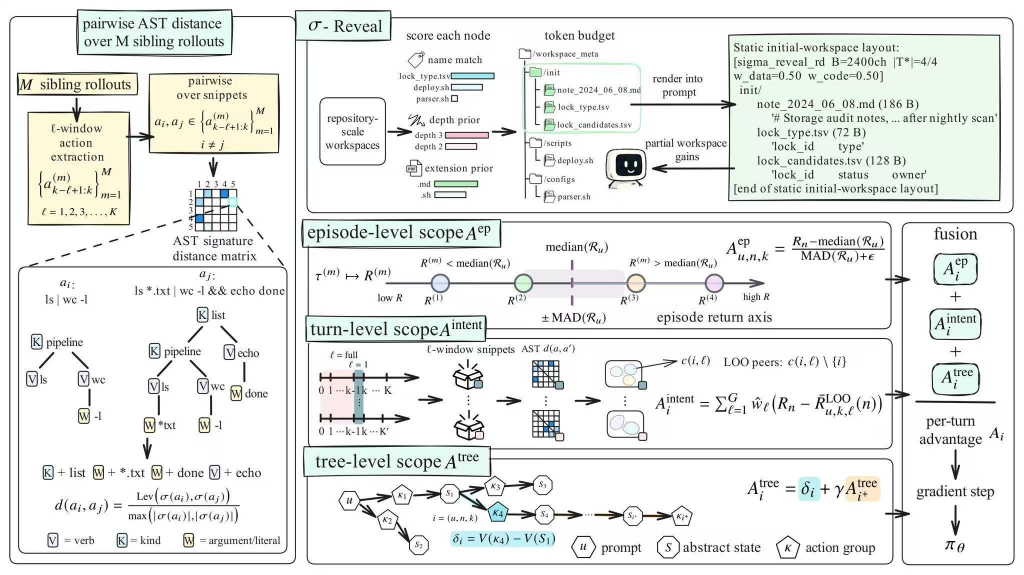
#> input picture assets/examples/ast-reveal/source.jpg, 2048 x 1149 px, given in place of source.png, which was not available (shown at 1/2 size)
$ python probe_palette.py source.png
#> lines starting #> are read from the running program, lines starting #| are printed output that depends on the picture; pictures that were not available may be replaced by others from this repository, and a replacement may not be noted
#> in main, image is the input picture: PIL image 2048x1149 RGB; mean R, G, B 234.1, 236, 233.7
#!/usr/bin/env python3
"""Pick safe chroma-key colors for regenerating assets from a source figure.

Two safety checks, matching what chroma_key.py actually removes:

1. Whole-image Euclidean check (always): the chosen color must be far from
   every color that appears in the source image (or in the given regions), so
   the alpha ramp cannot eat real content. Candidates are the classic screen
   colors; the one with the largest minimum distance wins.
2. Per-element hue-collision check (with --boxes): chroma_key.py also removes
   or desaturates any pixel whose *hue direction* matches the key (its global
   hue sweep uses cosine > 0.90), so an element whose own dominant color sits
   on the key's hue axis is silently damaged even when it is Euclidean-far
   from the key. This check finds those elements and plans the minimum number
   of sheets so no element shares a hue with its sheet's key.

`safe: true` from the whole-image check alone only guarantees background
separability. For regeneration sheets, always run with --boxes before the
first generation call.

Usage:
  python scripts/probe_palette.py source.png
  python scripts/probe_palette.py source.png --out figure-task/work/chroma_probe.json
  python scripts/probe_palette.py source.png --region 120,80,300,180 --region 500,40,200,200
  python scripts/probe_palette.py source.png --boxes icon_boxes.json --out sheet_plan.json
"""
from __future__ import annotations

import argparse
import json
from pathlib import Path
from typing import Any, Dict, List, Tuple

import numpy as np
from PIL import Image

CANDIDATES = {
    "green": (0, 255, 0),
    "magenta": (255, 0, 255),
    "cyan": (0, 255, 255),
    "purple": (128, 0, 255),
}

# Pixels closer than this to a candidate count as "collisions" that keying
# would misclassify. Matches the default keying tolerance in chroma_key.py.
NEAR_DISTANCE = 90.0

# Hue-collision threshold for per-element checks. chroma_key.py's global hue
# sweep triggers at cosine 0.90; we plan sheets with a stricter 0.85 to leave
# a safety margin.
HUE_COS_LIMIT = 0.85

# Saturated-pixel definition shared with the drift report in chroma_key.py.
SATURATION_SPREAD = 40
MIN_SATURATED_PIXELS = 30
MIN_CHROMA_NORM = 20.0


def probe(image: Image.Image, regions: List[Dict[str, int]] | None = None) -> Dict[str, Any]:
    rgb = image.convert("RGB")
    if regions:
        parts = []
        for r in regions:
            parts.append(np.asarray(rgb.crop((r["x"], r["y"], r["x"] + r["w"], r["y"] + r["h"])), dtype=np.float64).reshape(-1, 3))
        pixels = np.concatenate(parts)
    else:
        # Downsample for speed; palette coverage matters, not pixel count.
        thumb = rgb.copy()
        thumb.thumbnail((512, 512))
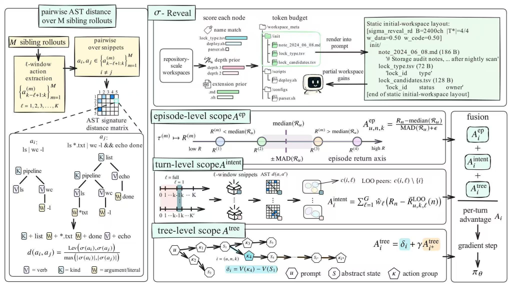
#> thumb: PIL image 512x287 RGB; mean R, G, B 233.9, 235.8, 233.5
        pixels = np.asarray(thumb, dtype=np.float64).reshape(-1, 3)

    report: Dict[str, Any] = {"candidates": {}}
    best_name, best_min = None, -1.0
    for name, color in CANDIDATES.items():
        dist = np.sqrt(((pixels - np.array(color, dtype=np.float64)) ** 2).sum(axis=1))
        min_dist = float(dist.min())
        near_fraction = float((dist < NEAR_DISTANCE).mean())
        report["candidates"][name] = {
            "rgb": list(color),
            "hex": "#{:02x}{:02x}{:02x}".format(*color),
            "min_distance": round(min_dist, 1),
            "near_fraction": round(near_fraction, 6),
        }
        if min_dist > best_min:
            best_name, best_min = name, min_dist
#> this loop made 4 passes
#> (min_dist, best_name, best_min) on pass 1: (196.4, 'green', 196.4)
#> min_dist on passes 2 to 4: 187.2, 117.1, 157.2
#> after the loop, best_min = 196.4; report = 1 item

    chosen = report["candidates"][best_name]
#> chosen = {'rgb': [0, 255, 0], 'hex': '#00ff00', 'min_distance': 196.4, 'near_fraction': 0}
    report["recommended"] = {"name": best_name, **chosen}
    report["safe"] = bool(chosen["near_fraction"] == 0.0 and chosen["min_distance"] >= NEAR_DISTANCE)
    if not report["safe"]:
        report["warning"] = (
            "No candidate is fully clear of the observed palette; keying may clip "
            "content near the key color. Review the regenerated sheet carefully or "
            "restrict probing to the asset regions."
        )
    return report


# [85 lines left out: functions _dominant_saturated_color, _hue_cos, plan_sheets, not called in this run]


def _parse_region(text: str) -> Dict[str, int]:
    x, y, w, h = (int(v) for v in text.split(","))
    return {"x": x, "y": y, "w": w, "h": h}


# [17 lines left out: function _load_boxes, not called in this run]


def main() -> None:
    parser = argparse.ArgumentParser(description=__doc__)
    parser.add_argument("image", type=Path)
    parser.add_argument("--region", action="append", default=None, help="x,y,w,h region to probe (repeatable); default whole image")
    parser.add_argument("--boxes", type=Path, default=None, help="per-element boxes JSON ({id:{x,y,w,h}} or a list of boxes); enables the hue-collision check and sheet partition")
    parser.add_argument("--out", type=Path, default=None, help="write JSON report here")
    args = parser.parse_args()
    regions = [_parse_region(r) for r in args.region] if args.region else None
    image = Image.open(args.image)
    report = probe(image, regions)
#> report = 3 items
    if args.boxes:
        boxes = _load_boxes(args.boxes)
        if not boxes:
            raise SystemExit(f"No usable boxes found in {args.boxes}")
        report["sheet_plan"] = plan_sheets(image, boxes)
        if report["sheet_plan"]["collisions"]:
            report["safe"] = False
            report["warning"] = (
                "Some elements share a hue direction with a candidate key; use the "
                "sheet partition in sheet_plan (one key per sheet) so no element "
                "collides with its own sheet's key."
            )
    text = json.dumps(report, ensure_ascii=False, indent=2)
    if args.out:
        args.out.parent.mkdir(parents=True, exist_ok=True)
        args.out.write_text(text, encoding="utf-8")
    print(text)
#> (printed output is left out)


if __name__ == "__main__":
    main()

$ run again, on assets/examples/camera-grid-rendering/source.png
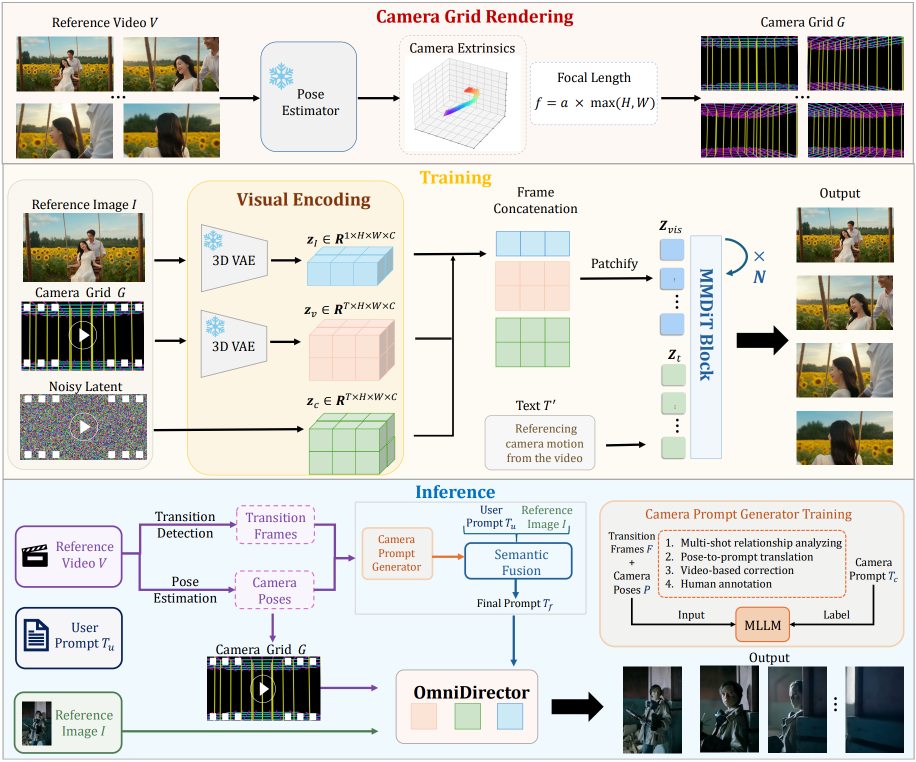
#> input picture assets/examples/camera-grid-rendering/source.png, 1832 x 1523 px, found by its file name (shown at 1/2 size)
#> in main, image is the input picture: PIL image 1832x1523 RGBA; mean R, G, B, A 211.9, 211.8, 207, 255
#> in probe, `thumb.thumbnail((512, 512))`:
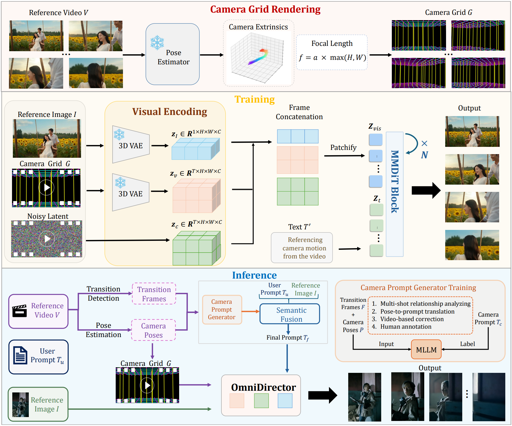
#> thumb: PIL image 512x426 RGB; mean R, G, B 211.8, 211.8, 206.9
#> the loop in probe, `for name, color in CANDIDATES.items():` made 4 passes
#> (min_dist, near_fraction, best_name, best_min) on pass 1: (143.9, 0, 'green', 143.9)
#> after the loop in probe, `for name, color in CANDIDATES.items():`: best_min = 143.9; report = 1 item
#> chosen = {'rgb': [0, 255, 0], 'hex': '#00ff00', 'min_distance': 143.9, 'near_fraction': 0}
#> in main, `report = probe(image, regions)`: report = 3 items
#> (printed output is left out)
